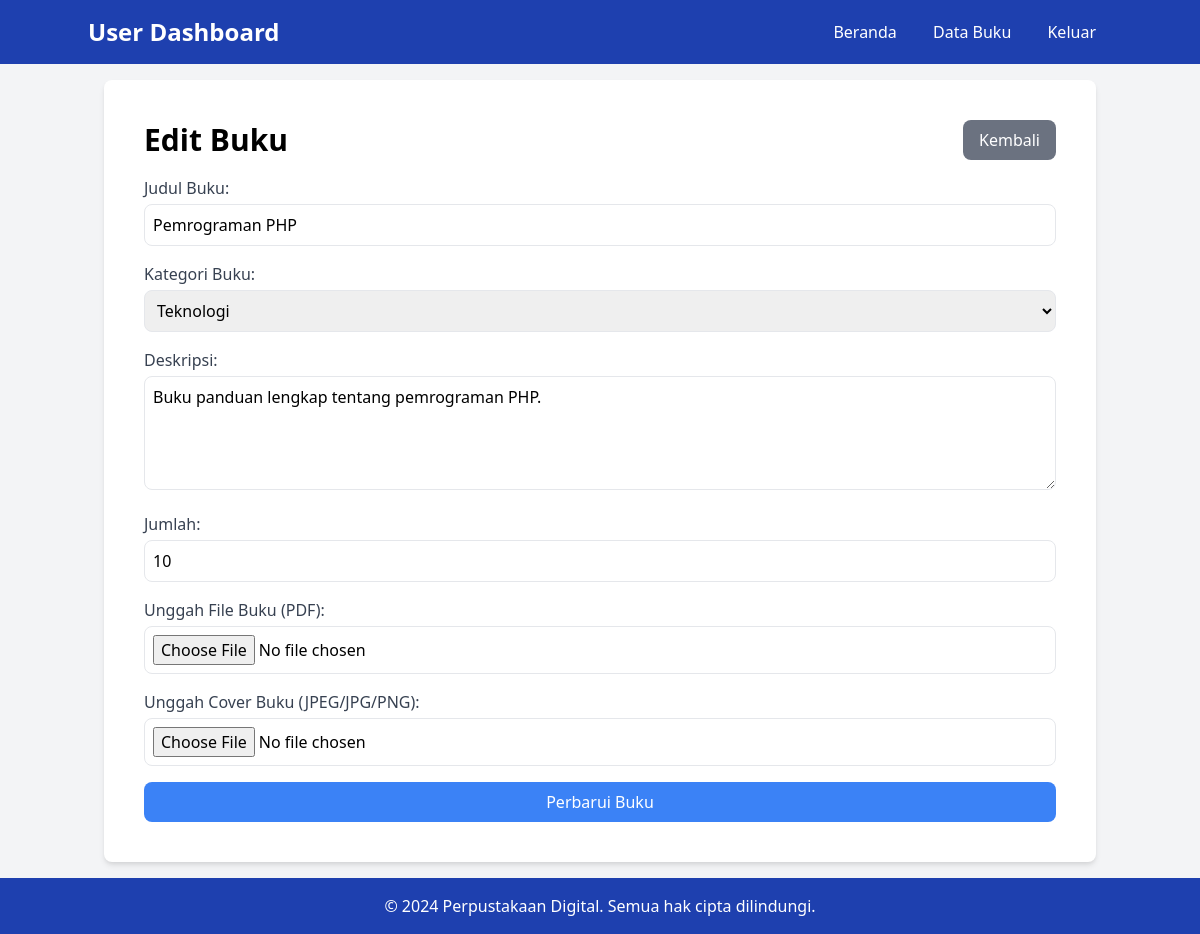
The app's page /edit_book_user.php?id=1 (signed in) with its own data.
### tables this page shows
CREATE TABLE `books` (
  `id` int(11) NOT NULL,
  `title` varchar(255) NOT NULL,
  `category_id` int(11) NOT NULL,
  `description` text DEFAULT NULL,
  `quantity` int(11) NOT NULL,
  `book_file` varchar(255) NOT NULL,
  `cover_image` varchar(255) NOT NULL,
  `user_id` int(11) NOT NULL,
  `created_at` timestamp NOT NULL DEFAULT current_timestamp()
);

### public/edit_book_user.php (the view, shortened to what this page needs)
<?php
require '../includes/db.php';
if (isset($_GET['id'])) {
    $id = $_GET['id'];
    $stmt = $pdo->prepare("SELECT * FROM books WHERE id = ?");
    $stmt->execute([$id]);
    $book = $stmt->fetch();
} else {
    header('Location: data_buku_user.php');
    exit;
}
require 'header_user.php';
?>
<main class="container mx-auto p-4 flex-grow">
    <div class="flex justify-between items-center mb-4">
        <h1 class="text-3xl font-bold">Edit Buku</h1>
        <a href="data_buku_user.php" class="bg-gray-500 text-white py-2 px-4 rounded-lg hover:bg-gray-600">Kembali</a>
    </div>
    <form action="edit_book.php" method="POST" enctype="multipart/form-data">
        <div class="mb-4">
            <label for="title" class="block text-gray-700">Judul Buku:</label>
            <input type="text" id="title" name="title" class="mt-1 p-2 w-full border rounded-lg" value="<?php echo htmlspecialchars($book['title']); ?>" required>
        </div>
        <div class="mb-4">
            <label for="category_id" class="block text-gray-700">Kategori Buku:</label>
            <select id="category_id" name="category_id" class="mt-1 p-2 w-full border rounded-lg" required>
                <?php
                $stmt = $pdo->query("SELECT * FROM categories");
                while ($category = $stmt->fetch()) {
                    $selected = ($category['id'] == $book['category_id']) ? 'selected' : '';
                    echo "<option value='{$category['id']}' $selected>{$category['category_name']}</option>";
                }
                ?>
            </select>
        </div>
        <div class="mb-4">
            <label for="description" class="block text-gray-700">Deskripsi:</label>
            <textarea id="description" name="description" class="mt-1 p-2 w-full border rounded-lg" rows="4" required><?php echo htmlspecialchars($book['description']); ?></textarea>
        </div>
        <div class="mb-4">
            <label for="quantity" class="block text-gray-700">Jumlah:</label>
            <input type="number" id="quantity" name="quantity" class="mt-1 p-2 w-full border rounded-lg" value="<?php echo htmlspecialchars($book['quantity']); ?>" required>
        </div>
        <div class="mb-4">
            <label for="book_file" class="block text-gray-700">Unggah File Buku (PDF):</label>
            <input type="file" id="book_file" name="book_file" class="mt-1 p-2 w-full border rounded-lg" accept=".pdf">
        </div>
        <div class="mb-4">
            <label for="cover_image" class="block text-gray-700">Unggah Cover Buku (JPEG/JPG/PNG):</label>
            <input type="file" id="cover_image" name="cover_image" class="mt-1 p-2 w-full border rounded-lg" accept=".jpeg,.jpg,.png">
        </div>
        <button type="submit" class="w-full bg-blue-500 text-white py-2 rounded-lg hover:bg-blue-600">Perbarui Buku</button>
    </form>
</main>
<?php
require 'footer.php';
?>

### records on screen
books: title "Pemrograman PHP", description "Buku panduan lengkap tentang pemrograman PHP.", quantity "10"

### other values on screen
form field category_id "Teknologi"
